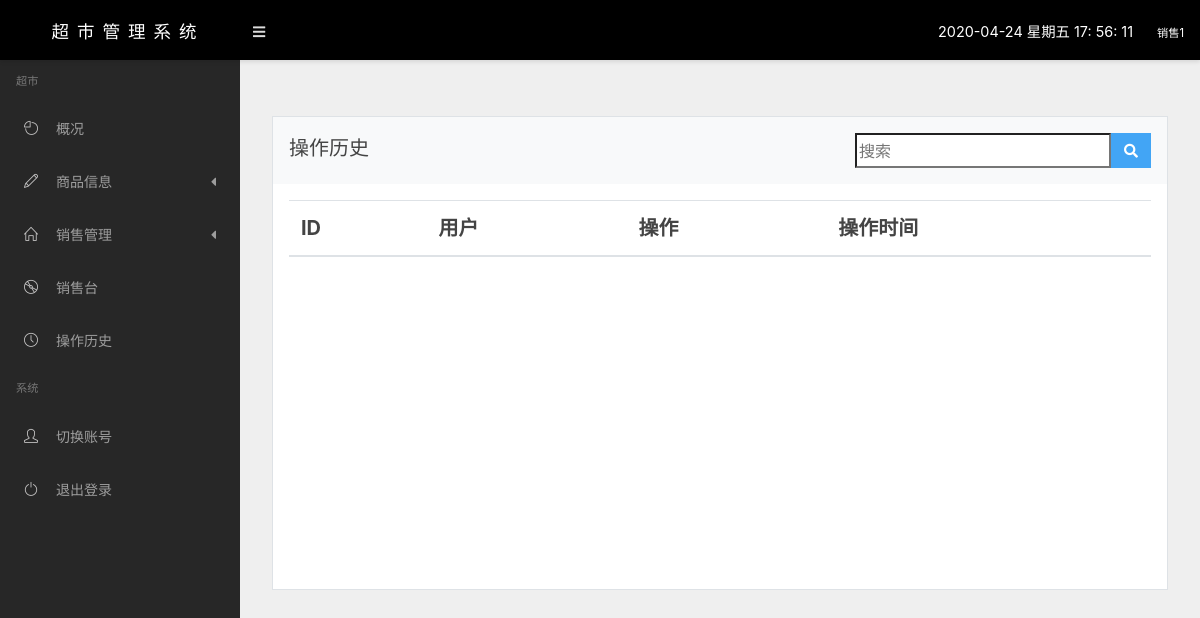
The page /history/ (signed in) on the database as committed earlier.
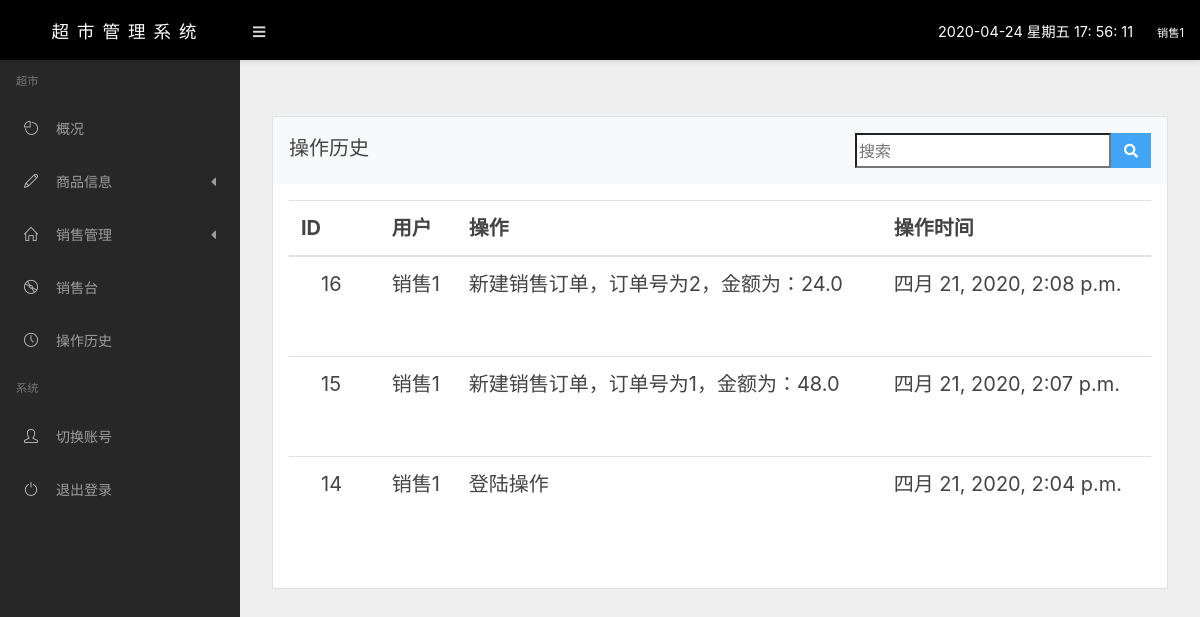
The same page on the database as committed later.
### app/models.py (models this page shows, shortened)
class History(models.Model):
    id = models.AutoField(primary_key=True, max_length=100, verbose_name="ID")
    user = models.ForeignKey(Users, on_delete=models.CASCADE, verbose_name="操作人", null=True, blank=True)
    action = models.CharField(verbose_name="操作记录", max_length=200, default="-")
    createTime = models.DateTimeField(auto_now=True, verbose_name="操作时间")
    class Meta:
        verbose_name = "操作日志"
        verbose_name_plural = "操作日志"
        ordering = ["-id"]

class Users(models.Model):
    stateChoice = (
        ('T', '同意登陆'),
        ('F', '拒绝登陆'),
    )
    identityChoice = (
        ('0', "财务"),
        ('1', "入库员"),
        ('2', "收银员")
    )
    id = models.AutoField(primary_key=True, max_length=100, verbose_name="ID")
    username = models.CharField(max_length=50, unique=True, verbose_name="账户")
    password = models.CharField(max_length=16, verbose_name="密码")
    nickname = models.CharField(max_length=30, verbose_name="昵称")
    phone = models.CharField(max_length=11, verbose_name="联系电话")
    state = models.CharField(verbose_name="是否允许登陆", choices=stateChoice, max_length=1, default="T")
    identity = models.CharField(verbose_name="身份", choices=identityChoice, max_length=1, default="2")
    createTime = models.DateTimeField(auto_now=True, verbose_name="创建时间")
    class Meta:
        verbose_name = "员工管理"
        verbose_name_plural = "员工管理"

### app/libs/identity_check.py (the view)
        def wra(req,*arg,**kwargs):
            identity = req.session.get('identity')
            if not identity:
                return redirect("/login/")
            if int(identity) not in group:
                return redirect("/login/")
            return func(req,*arg,**kwargs)

### app/libs/identity_check.py (called while the page is built)
def check(group):
    def decorator(func):
        def wra(req,*arg,**kwargs):
            identity = req.session.get('identity')
            if not identity:
                return redirect("/login/")
            if int(identity) not in group:
                return redirect("/login/")
            return func(req,*arg,**kwargs)
        return wra
    return decorator

### app/views.py (called while the page is built)
def get_user(request):
    id = request.session.get("id")
    user = Users.objects.get(id=int(id))
    return user

@check([0, 1, 2])
def history_page(request):
    id = request.GET.get("Search")
    user = get_user(request)
    history = History.objects.filter(user=user)
    if id:
        history = history.filter(id=int(id))
    return render(request, 'manage/hisotry.html', {"history": history})

### templates/manage/hisotry.html (shortened to what this page needs)
{% extends 'manage/base/base.html' %}
{% block content %}
    <div class="row mt-4">
        <div class="col-md-12">
                    <div class="card">
                        <div class="card-header bg-light">
                                操作历史
         <div class="w3l_search float-right">
    			<form action="/history/" method="get">
    				<input type="search" name="Search" style="Float:left;height:35px;font-size: 16px" placeholder="搜索" required="">
    				<button type="submit" class="btn btn-primary" style="Float:left;height:35px" aria-label="Left Align">
    					<i class="fa fa-search" aria-hidden="true"> </i>
    				</button>
    			</form>
		      </div>
                        </div>
                        <div class="card-body">
                            <div class="table-responsive">
                                <table class="table table-hover">
                                    <thead>
                                    <tr>
                                        <th>ID</th>
                                        <th>用户</th>
                                        <th>操作</th>
                                        <th>操作时间</th>
                                    </tr>
                                    </thead>
                                    <tbody style="height: 300px;overflow-y: auto">
                                    {% for g in history %}
                                    <tr>
                                        <td>
                                            <span>{{ g.id }}</span>
                                        </td>
                                        <td>{{ g.user.nickname }}</td>
                                        <td>{{ g.action }}</td>
                                        <td class="text-nowrap">{{ g.createTime }}</td>
                                    </tr>
                                    {% endfor %}
                                    </tbody>
                                </table>
                            </div>
                        </div>
                    </div>
                </div>
    </div>
{% endblock %}

Rows that differ between the two databases and show on the page:
added History: id "16", user.nickname "销售1", action "新建销售订单，订单号为2，金额为：24.0", createTime "四月 21, 2020, 2:08 p.m."
added History: id "15", user.nickname "销售1", action "新建销售订单，订单号为1，金额为：48.0", createTime "四月 21, 2020, 2:07 p.m."
added History: id "14", user.nickname "销售1", action "登陆操作", createTime "四月 21, 2020, 2:04 p.m."
